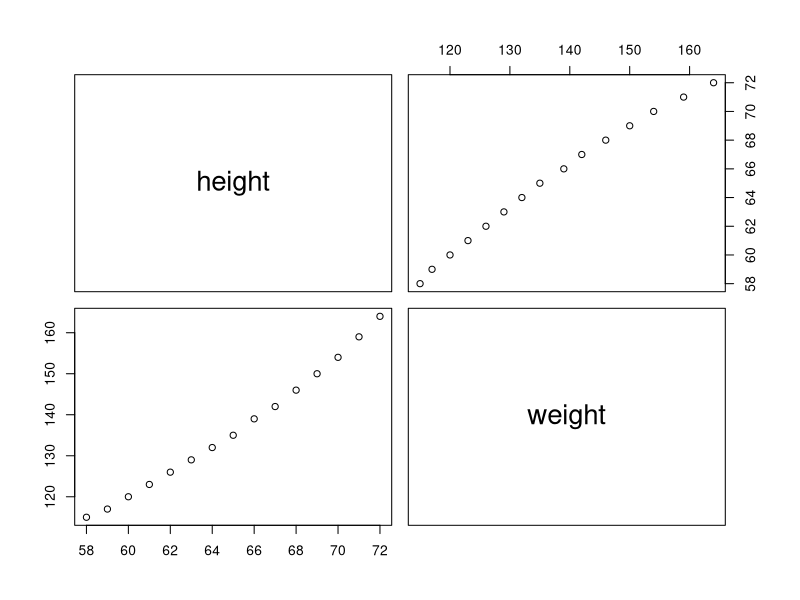
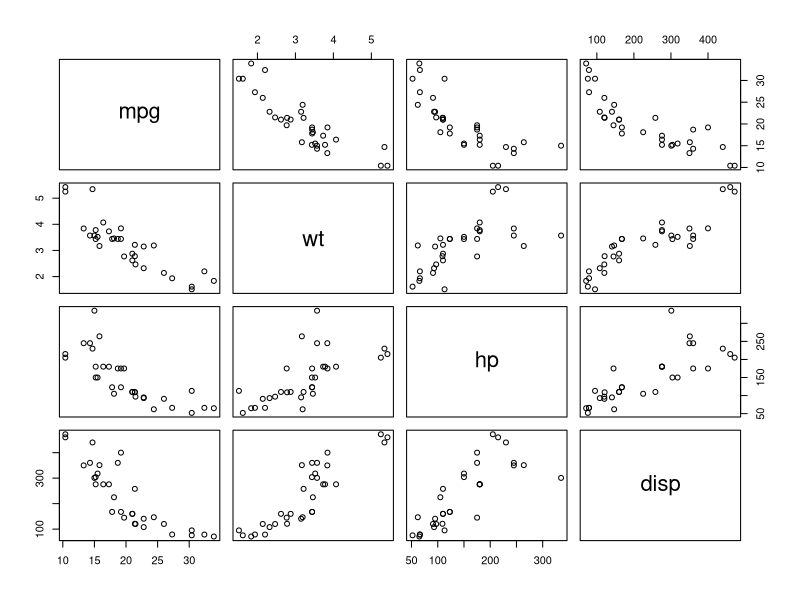
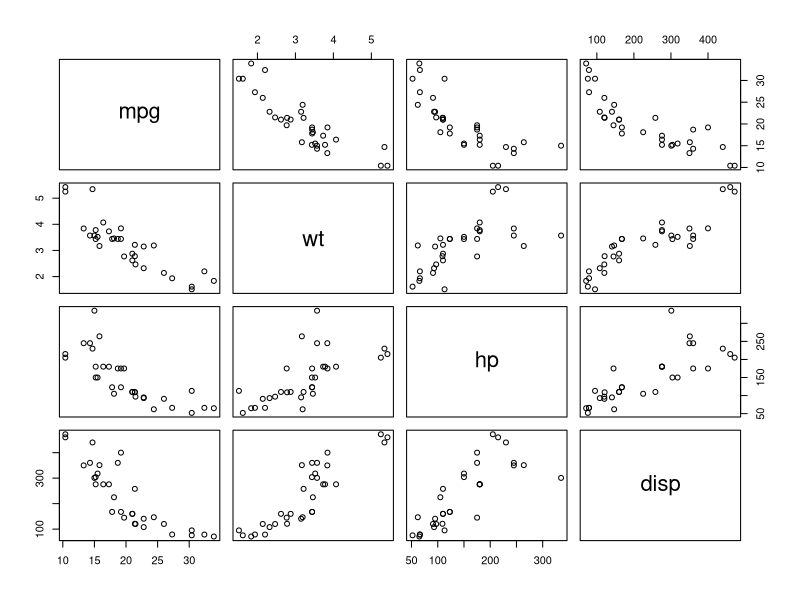
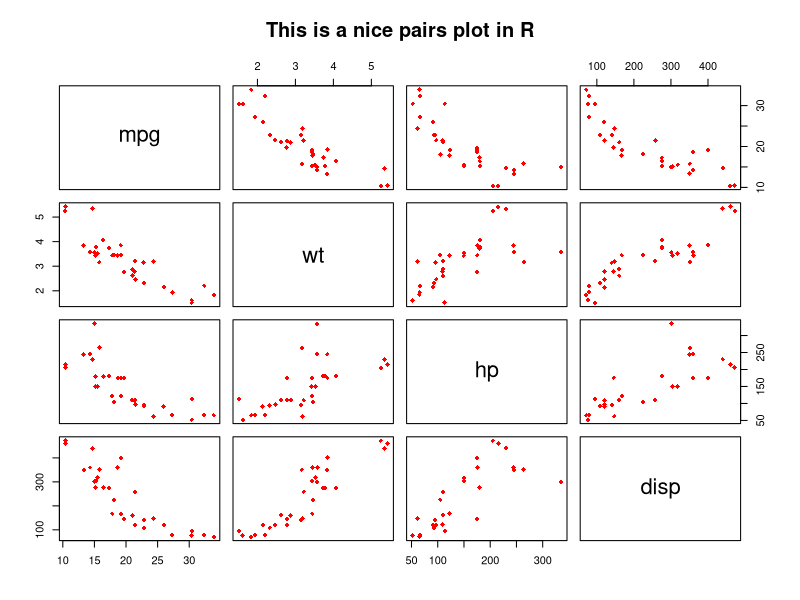

Here is the R script that generated these plots, in order:
#Pairs Plot
#shows correlation between variables

#correlation plot
cor(women$height,women$weight)
pairs(women)
#is the relation between height and women + or - : Positive

#mtcars
numCols = c('mpg','wt','hp','disp')
df=mtcars
head(df[,numCols])
cor(df[,numCols])
pairs(df[,numCols])
options(digits=2)  #limit no of digits of decimal to 2 places
cor(df[,numCols])
pairs(df[, numCols])


pairs(df[ , numCols],  col = "red",  # Change color
      pch = 18,              # Change shape of points
      labels = numCols,      # Change labels of diagonal
      main = "This is a nice pairs plot in R")  

#useful in statistical analysis


#https://statisticsglobe.com/r-pairs-plot-example/
